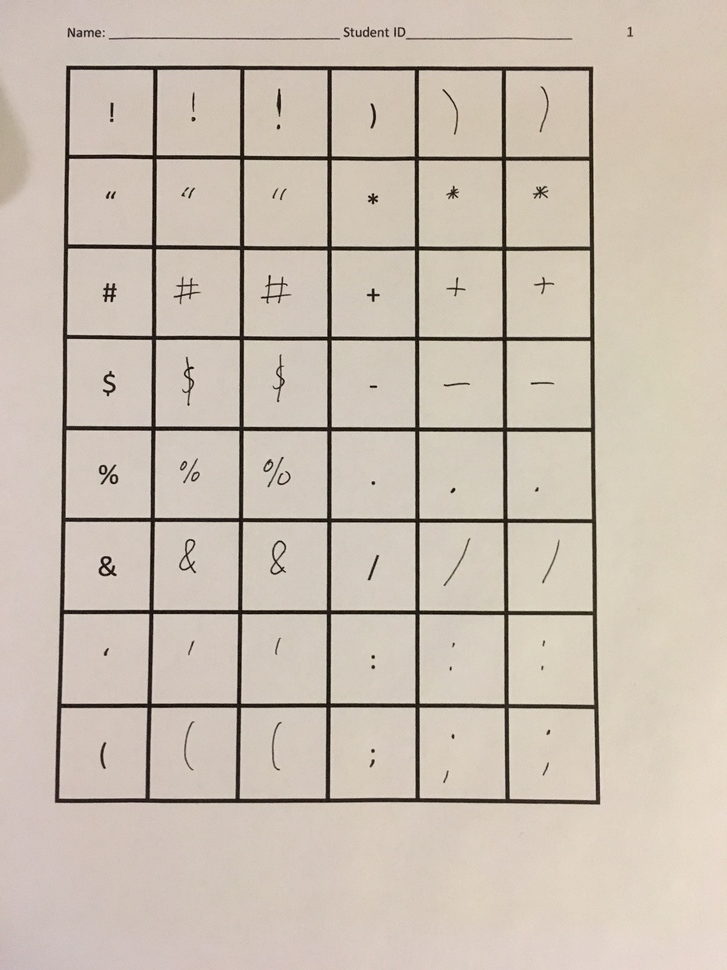
#> input picture dataprocessing/Example.JPG, 727 x 970 px, shrunk from 3024 x 4032 before the run
$ python -i textdetection.py   (imports and definitions only)   (older library calls are emulated)
#> lines starting #> are read from the running program, lines starting #| are printed output that depends on the picture; after the words box and inside, x2 and y2 are one past the last pixel; in counts of white or black regions, pixels touching at a corner belong together
### character_classifier/filter.py
"""
Contains utilities for thresholding a BGR image.
"""
import cv2
import numpy
import math
from enum import Enum

class ColorFilter:
    """
    Contains utilities for thresholding a BGR image.
    """

    def __init__(self):
        """
        Initializes all values to presets or None if need to be set
        """

        self.__hsv_threshold_hue = [19.424463519089514, 180.0]
        self.__hsv_threshold_saturation = [27.51798561151079, 255.0]
        self.__hsv_threshold_value = [0.0, 255.0]

        self.hsv_threshold_output = None


    def process(self, source0):
        """
        Runs the pipeline and sets all outputs to new values.

        :param source0: The BGR image to process.
        :type source0: np.ndarray
        """
        # Step HSV_Threshold0:
        self.__hsv_threshold_input = source0
        (self.hsv_threshold_output) = self.__hsv_threshold(self.__hsv_threshold_input, self.__hsv_threshold_hue, self.__hsv_threshold_saturation, self.__hsv_threshold_value)
        return self.hsv_threshold_output

    @staticmethod
    def __hsv_threshold(input, hue, sat, val):
        """
        Threshold an image based on hue, saturation, and value ranges.

        :param input: A BGR image.
        :type input: np.ndarray
        :param hue: A list containing only the min and max hue.
        :type hue: [float]
        :param sat: A list containing only the min and max saturation.
        :type sat: [float]
        :param val: A list containing only the min and max value.
        :type val: [float]
        :returns: A black and white np.ndarray representing the thresholded image.
        """
        out = cv2.cvtColor(input, cv2.COLOR_BGR2HSV)
        return cv2.inRange(out, (hue[0], sat[0], val[0]),  (hue[1], sat[1], val[1]))

### character_classifier/textdetection.py
"""
The algorithm for extracting characters from an image and sorting them into lines.
"""
#!/usr/bin/python

import sys
import os
import time

import cv2 as cv
import numpy as np

import filter

class TextDetection:
    """
    The algorithm for extracting characters from an image and sorting them into lines.
    """
    def execute(self, img):
        """
        The entry point for the algorithm. Executes the entire algorithm and returns the result.

        :param img: the image from which to parse characters.
        :type img: np.ndarray
        :returns: A list of character images found in the image.
        """
        self.listRect = []
        self.listLines = []
        self.listImages = []
        self.img = img
        self.boxCharacters()
        self.writeRectsToImage()
        self.deleteBoxinBox()
        self.genLists()
        self.sortListLines()
        self.combineVertical()
        self.sortLines()
        return self.cutImages()

   # KEEP

    def boxCharacters(self):
        """
        Filters the image by color, gets bounding boxes for each contour, and adds them to `self.listRect`.
        """
        f = filter.ColorFilter()
        img = f.process(self.img)
        self.img = img

        im2, contours, hierarchy = cv.findContours(
            img, cv.RETR_TREE, cv.CHAIN_APPROX_SIMPLE)
        im2 = cv.rectangle(im2, (0, 0), (100, 100), (0, 255, 0))

        im2 = np.reshape(im2, (*im2.shape, 1))
        im2 = np.append(im2, np.append(im2, im2, axis=2), axis=2)

        for c in contours:
            x, y, w, h = cv.boundingRect(c)

            if w*h > 100:
                self.listRect.append(cv.boundingRect(c))
    # KEEP

    def writeRectsToImage(self):
        """
        Writes bounding boxes for each line of text an image and writes it to the disk, for testing purposes.
        """
        vis = self.img.copy()
        counter = 0
        for line in self.listLines:
            for box in line:
                if counter % 3 == 0:
                    x, y, w, h = box
                    cv.rectangle(vis, (x, y), (x+w, y+h),
                                 (255, 0, 0), thickness=5)
                elif counter % 3 == 1:
                    x, y, w, h = box
                    cv.rectangle(vis, (x, y), (x+w, y+h),
                                 (0, 255, 0), thickness=5)
                elif counter % 3 == 2:
                    x, y, w, h = box
                    cv.rectangle(vis, (x, y), (x+w, y+h),
                                 (0, 0, 255), thickness=5)
            counter += 1
        # print(self.listRect)
        cv.imwrite('outputNewRun5.jpg', vis)

    def onSameLine(self, box1, box2):
        """
        Gets a value indicating whether `box1` and `box2` are on the same line of text.

        :param box1: The first box, represented as a quadruple (x, y, width, height)
        :type box1: (int, int, int, int)
        :param box2: The second box, represented as a quadruple (x, y, width, height)
        :type box2: (int, int, int, int)
        :returns: A value indicating whether `box1` and `box2` are on the same line of text.
        """
        x1, y1, w1, h1 = box1
        x2, y2, w2, h2 = box2
        upperBound = max(y1, y2)
        lowerBound = min(y1 + h1, y2 + h2)
        lengthOverlap = lowerBound - upperBound
        shortEdge = min(h1, h2)
        if lengthOverlap/shortEdge >= .05:
            return True

        else:
            return False

    def verticalOverlap(self, box1, box2):
        """
        Gets a value indicating whether `box1` and `box2` overlap vertically.

        :param box1: The first box, represented as a quadruple (x, y, width, height)
        :type box1: (int, int, int, int)
        :param box2: The second box, represented as a quadruple (x, y, width, height)
        :type box2: (int, int, int, int)
        :returns: A value indicating whether `box1` and `box2` overlap vertically.
        """
        x1, y1, w1, h1 = box1
        x2, y2, w2, h2 = box2
        upperBound = max(x1, x2)
        lowerBound = min(x1 + w1, x2 + w2)
        lengthOverlap = lowerBound - upperBound
        shortEdge = min(w1, w2)
        if lengthOverlap/shortEdge >= 0:
            return True

        else:
            return False

    def combineVertical(self):
        """
        Combines contours that are vertically above each other. This ensures that characters like ':' and ';' are
        read correctly.
        """
        for line in self.listLines:
            # print(line)
            addToLine = []
            removeBoxes = []
            for box1 in line:
                for box2 in line:
                    if box1 != box2:
                        if self.verticalOverlap(box1, box2) == True:
                            x1, y1, w1, h1 = box1
                            x2, y2, w2, h2 = box2

                            x = min(x1, x2)
                            y = min(y1, y2)
                            h = abs(y - max(y1 + h1, y2 + h2))
                            w = abs(x - max(x1 + w1, x2 + w2))
                            newBox = (x, y, w, h)

                            if newBox not in addToLine:
                                addToLine.append(newBox)
                            if box1 not in removeBoxes:
                                removeBoxes.append(box1)
                            if box2 not in removeBoxes:
                                removeBoxes.append(box2)

            for box in removeBoxes:
                line.remove(box)
            for box in addToLine:
                line.append(box)

    # KEEP
    def genLists(self):
        """
        Sorts the character bounding boxes in `self.listRect` into lines. The sorted list is assigned to
        `self.listLines`.
        """
        setLines = []
        while len(self.listRect) > 0:
            setLines.append(self.setRecurse(0))
        self.listLines = setLines

    def setRecurse(self, index):
        """
        Initializes a recursive algorithm to group characters on the same line.

        :param index: The index in `self.listRect` at which to begin.
        :type index: int
        """
        line = []
        startingBox = self.listRect[index]
        line.append(startingBox)
        for box2 in self.listRect:
            if box2 != startingBox and self.listRect.index(box2) != self.listRect.index(startingBox) and abs(startingBox[0] - box2[0]) < 500:
                if self.onSameLine(startingBox, box2):
                    line.append(box2)

        if len(line) > index + 1:
            self.recurseNext(index + 1, line)

        for box in line:
            self.listRect.remove(box)

        return(line)

    def recurseNext(self, index, array):
        """
        Recursively groups characters on the same line.

        :param index: The index in `self.listRect` from which to recurse.
        :type index: int
        """
        startingBox = self.listRect[index]
        for box2 in self.listRect:
            if box2 != startingBox and self.listRect.index(box2) != self.listRect.index(startingBox):
                if self.onSameLine(startingBox, box2) and box2 not in array and abs(startingBox[0] - box2[0]) < 500:
                    array.append(box2)

        if len(array) > index + 1:
            # print(array)
            self.recurseNext(index + 1, array)

    # KEEP
    def sortListLines(self):
        """
        Sorts lines such that the line with the lowest y value is first, etc.
        """
        averageYs = []
        sortedListofLines = []
        for line in self.listLines:
            yBox = []
            for box in line:
                yBox.append(box[1])
            averageYs.append(sum(yBox)/len(yBox))

        sortedAverageYs = sorted(averageYs)
        # print(averageYs)
        # print(sortedAverageYs)
        for index, value in enumerate(sortedAverageYs):
            originalIndex = averageYs.index(value)
            sortedListofLines.append(self.listLines[originalIndex])

        self.listLines = sortedListofLines

    # KEEP

    def deleteBoxinBox(self):
        """
        Deletes any contour bounding boxes that are completely contained in another box. This is an issue with
        characters like 'o' and 'B'.
        """
        for box1 in self.listRect:
            for box2 in self.listRect:
                if box1 != box2 and self.listRect.index(box1) != self.listRect.index(box2):
                    x1, y1, w1, h1 = box1
                    x2, y2, w2, h2 = box2
                    if x1 < x2 and y1 < y2 and x1 + w1 > x2 + w2 and y1 + h1 > y2 + h2:
                        self.listRect.remove(box2)

    def sortLines(self):
        """
        Sorts lines by their y value, such that the line with the lowest y value is first.
        """
        for line in self.listLines:
            line.sort(key=lambda tup: tup[0])

    def get_box_specs(self, box, dim):
        """
        Gets the x and y offset necessary to center `box` in an image of size [dim, dim]

        :param box: The bounding box to consider, represented as a quadruple (x, y, width, height).
        :type box: (int, int, int, int)
        :param dim: The max image size to consider.
        :type dim: int
        :returns: A tuple containing (x_offset, y_offset, width, height).
        """
        x, y, w, h = box
        yDiff = int((dim - h)/2)
        xDiff = int((dim - w)/2)
        adjustX = 0
        adjustY = 0

        if yDiff != (dim - h)/2:
            adjustY = 1

        if xDiff != (dim - w)/2:
            adjustX = 1

        return xDiff, yDiff, w, h

    def cutImages(self):
        """
        Performes final processing on the images. This includes centering them in the minimally-sized image such
        that all characters fit in it, applying a Gaussian blur, downscaling the image to [32, 32], and normalizing
        the image by dividing by the max value (255) and subtracting the mean.

        :returns: A list of the fully-processed images.
        """
        listImages = []
        maxDimension = 0
        maxLine = -1
        maxBox = -1
        for lineIndex, line in enumerate(self.listLines):
            lineImages = []
            for boxIndex, box in enumerate(line):
                x, y, w, h = box
                if w > maxDimension:
                    maxDimension = w
                    maxBox = boxIndex
                if h > maxDimension:
                    maxDimension = h
                    maxLine = lineIndex
                img = self.img[box[1]: box[1] + box[3], box[0]: box[0] + box[2]]

                img = cv.GaussianBlur(img, (0, 0), 1)
                lineImages.append(img)
            listImages.append(lineImages)
        self.listImages = listImages

        if maxDimension % 2 == 1:
            maxDimension += 1

        listProcessedImages = np.zeros((0, 32, 32))

        for lineIndex, line in enumerate(self.listLines):
            for boxIndex, box in enumerate(line):
                x, y, w, h = self.get_box_specs(box, maxDimension)
                newImg = np.zeros((int(maxDimension), int(maxDimension)))
                newImg[y:h + y, x:w + x] = self.listImages[lineIndex][boxIndex]

                newImg = cv.resize(newImg, (32, 32), interpolation=cv.INTER_CUBIC)
                maxNewImg = np.max(newImg)

                newImg = np.reshape(newImg, (1, 32, 32))
                newImg = (newImg/(np.max(newImg)))-0.13147026078678872
                listProcessedImages = np.append(listProcessedImages, newImg, axis = 0)

            zeroMatrix = np.zeros((1, 32, 32))
            listProcessedImages = np.append(listProcessedImages, zeroMatrix, axis = 0)
        return listProcessedImages
#text = TextDetection("image4.jpg")
#text.execute()

>>> import cv2
>>> picture = cv2.imread('../dataprocessing/Example.JPG')
#> picture is the input picture: shape (970, 727, 3); mean B, G, R 177.6, 190.6, 202.1
>>> result = TextDetection().execute(picture)
#> in __hsv_threshold, `out = cv2.cvtColor(input, cv2.COLOR_BGR2HSV)`: out: shape (970, 727, 3); mean H, S, V 15.6, 34.5, 202.1
#> in __hsv_threshold, `return cv2.inRange(out, (hue[0], sat[0], val[0]),  (hue[1], sat[1], va..`:
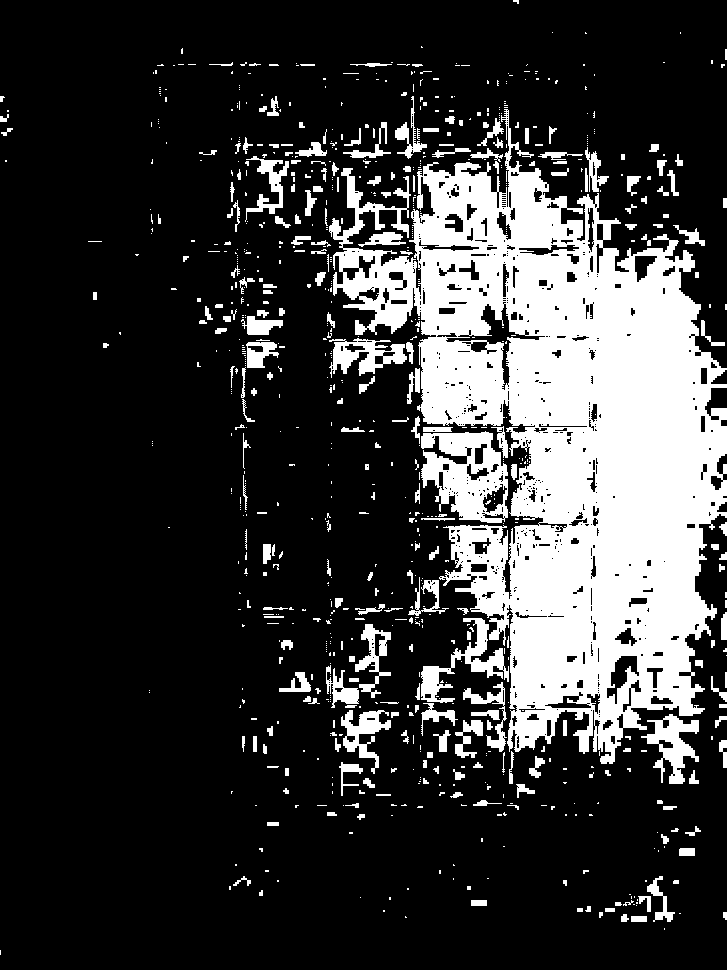
#> returned value: shape (970, 727); 22% white; 864 white regions (614 under 20 px)
#> in boxCharacters, `im2, contours, hierarchy = cv.findContours( img, cv.RETR_TREE, cv.CHAI..`: contours = 1501 contours, 1159 with area under 20; largest, box (x1, y1, x2, y2) and area: (329, 109, 727, 764) 128624, (421, 431, 508, 523) 5569, (421, 618, 509, 703) 1726, (641, 714, 699, 784) 1684, (329, 338, 407, 378) 1528
#> in boxCharacters, `im2 = cv.rectangle(im2, (0, 0), (100, 100), (0, 255, 0))`: im2: shape (970, 727); 22% white; 865 white regions (616 under 20 px), largest, box (x1, y1, x2, y2) and area: (329, 109, 727, 764) 120187, (421, 431, 508, 523) 4907, (421, 618, 509, 703) 2005
#> the loop in boxCharacters, `for c in contours:` made 1501 passes
#> (x, y, w, h) on passes 5, 7, 8: (621, 914, 8, 8), (723, 912, 4, 8), (599, 912, 4, 6)
#> after the loop in boxCharacters, `for c in contours:`: self.listRect = 165 items, first 6: (638, 896, 13, 16), (647, 876, 28, 46), (233, 876, 18, 10), (679, 848, 16, 8), (685, 826, 16, 10), (473, 800, 29, 6)
#> after the loop in writeRectsToImage, `for line in self.listLines:`: counter = 0
#> the loop in deleteBoxinBox, `for box1 in self.listRect:` made 98 passes
#> box1 on passes 1 to 12: (638, 896, 13, 16), (647, 876, 28, 46), (233, 876, 18, 10), (679, 848, 16, 8), (685, 826, 16, 10), (473, 800, 29, 6), (516, 784, 19, 14), (363, 778, 12, 10), (689, 770, 10, 14), (453, 769, 12, 11), (339, 762, 24, 34), (529, 756, 16, 22)
#> after the loop in deleteBoxinBox, `for box1 in self.listRect:`: self.listRect = 98 items, first 6: (638, 896, 13, 16), (647, 876, 28, 46), (233, 876, 18, 10), (679, 848, 16, 8), (685, 826, 16, 10), (473, 800, 29, 6)
#> the loop in genLists, `while len(self.listRect) > 0:` made 6 passes
#> the loop in sortListLines, `for line in self.listLines:` made 6 passes
#> line on passes 1, 2, 3, 4, 6: [(638, 896, 13, 16), (647, 876, 28, 46), (233, 876, 18, 10)], [(679, 848, 16, 8)], [(685, 826, 16, 10)], [(473, 800, 29, 6)], [(350, 63, 42, 4)]
#> the loop in sortListLines, `for index, value in enumerate(sortedAverageYs):` made 6 passes
#> value on passes 1 to 6: 63, 422.5, 800, 826, 848, 882.7
#> the loop in combineVertical, `for line in self.listLines:` made 6 passes
#> the loop in sortLines, `for line in self.listLines:` made 6 passes
#> the loop in cutImages, `for lineIndex, line in enumerate(self.listLines):` made 6 passes
